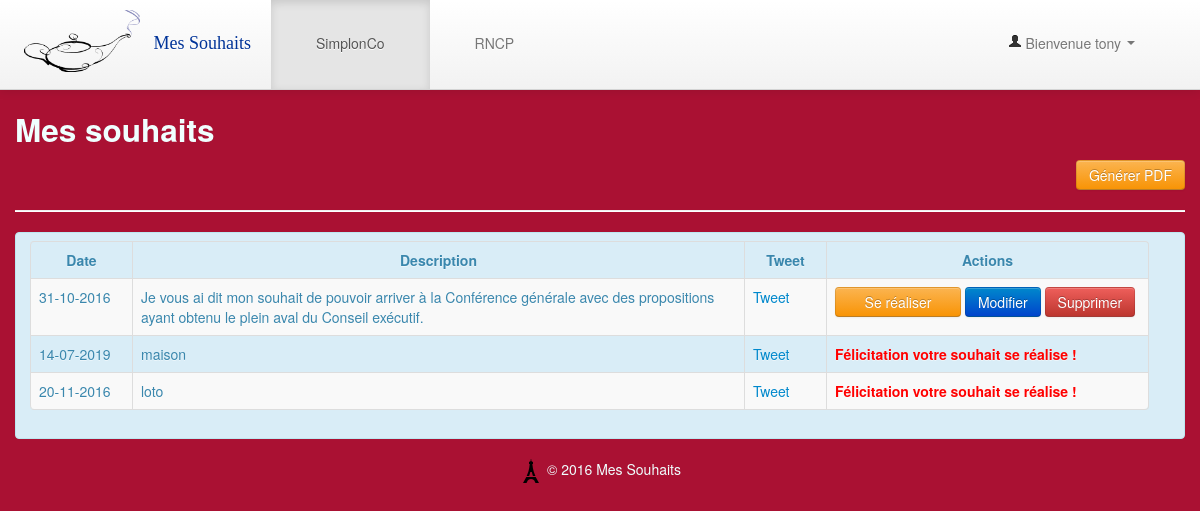
The app's page /myrequest.php (signed in) with its own data.
### tables this page shows
CREATE TABLE `tbl_users` (
  `userID` int(11) NOT NULL,
  `userName` varchar(100) NOT NULL,
  `userEmail` varchar(100) NOT NULL,
  `userPass` varchar(100) NOT NULL,
  `userStatus` enum('Y','N') NOT NULL DEFAULT 'N',
  `tokenCode` varchar(100) NOT NULL
);

CREATE TABLE `tbl_request` (
  `id` int(11) NOT NULL,
  `date` varchar(12) NOT NULL,
  `weekNum` int(2) NOT NULL,
  `message` text NOT NULL,
  `validate` varchar(20) NOT NULL DEFAULT 'Attendre',
  `userid` int(11) NOT NULL,
  `tokenCode` varchar(100) NOT NULL
);

### class.user.php (called while the page is built, shortened)
<?php
class USER
{
    private $conn;
    public function __construct()
    {
        $database = new Database();
        $db = $database->dbConnection();
        $this->conn = $db;
    }
    public function runQuery($sql)
    {
        $stmt = $this->conn->prepare($sql);
        return $stmt;
    }
}

### myrequest.php (the view, shortened to what this page needs)
<?php
require_once 'class.user.php';
$user_home = new USER();
$stmt = $user_home->runQuery('SELECT * FROM tbl_users WHERE userID=:uid');
$stmt->execute(array(':uid' => $_SESSION['userSession']));
$row = $stmt->fetch(PDO::FETCH_ASSOC);
$userid = $row['userID'];
$db = new PDO('mysql:host=localhost;dbname=dbmagic;charset=utf8mb4', 'root', 'root');
?>
<!DOCTYPE html>
<html class="no-js">
<head>
    <?php require 'header.inc.php'; ?>
</head>
<body style="background:rgb(170, 17, 51)">
  <?php require 'navbar.inc.php'; ?>
    <div class="container" id="con2">
        <h2 class="form-request-heading">Mes souhaits</h2>
        <p align="right"><a class="btn btn-warning" href="http://localhost/EVAL-RNCP-C/generate_pdf.php?id=<?php echo $userid;?>" target="_blank">Générer PDF</a></p>
        <hr />
        <div class="alert alert-info">
            <table class="table table-striped table-bordered">
                <thead>
                    <tr>
                        <th style="text-align: center">Date</th>
                        <th style="text-align: center">Description</th>
                        <th style="text-align: center">Tweet</th>
                        <th style="text-align: center">Actions</th>
                    </tr>
                </thead>
                <tbody>
                <?php
                  $statusY = "Accepté";
                  $keyY = base64_encode($statusY);
                  $statusY = $keyY;
                  $stmt = $db->query('SELECT * FROM tbl_request WHERE userid = '.$userid.' ORDER BY id DESC');
                  while ($request = $stmt->fetch()) {
                      echo '<tr>';
                      echo '<td width=85>'.$request['date'].'</td>';
                      echo '<td>'.$request['message'].'</td>';
                      echo '<td width=65> <a href="https://twitter.com/share" data-url=" " class="twitter-share-button" data-text="Mon Souhait: '.$request['message'].'">Tweet</a> </td>';
                      echo '<td width=305>';
                      if ($request['validate'] == "Attendre") {
                          echo '<a class="btn btn-warning" id="btn-admin" href="verifyreq.php?id='.base64_encode($request['id']).'&code='.$request['tokenCode'].'&status='.$statusY.'"><span class="glyphicon glyphicon-pencil"></span> Se réaliser </a>';
                          echo '<a class="btn btn-primary" href="update.php?id='.$request['id'].'"><span class="glyphicon glyphicon-pencil"></span> Modifier </a>';
                          echo '<a class="btn btn-danger" href="delete.php?id='.$request['id'].'"><span class="glyphicon glyphicon-remove"></span> Supprimer </a>';
                          echo '</td>';
                          } else {
                              if ($request['validate'] == "Accepté") {
                                  echo '<strong style="color:red"> Félicitation votre souhait se réalise ! </strong>';
                              }
                          }
                      echo '</tr>';
                  }
                ?>
                </tbody>
            </table>
        </div>
    </div>
    <?php require 'footer.inc.php'; ?>
</body>
</html>

### header.inc.php (shortened to what this page needs)
<link href="bootstrap/css/bootstrap.min.css" rel="stylesheet" media="screen">
<link href="bootstrap/css/bootstrap-responsive.min.css" rel="stylesheet" media="screen">
<link rel="stylesheet" href="//code.jquery.com/ui/1.12.0/themes/base/jquery-ui.css">
<link href="assets/styles.css" rel="stylesheet" media="screen">

### navbar.inc.php (shortened to what this page needs)
<div class="navbar navbar-fixed-top">
    <div class="navbar-inner">
        <div class="container-fluid">
            <a class="brand" id="app-name" href="#"><img src="./images/Magic-Lamp.png" alt="Magique Souhaits"> Mes Souhaits </a>
            <div class="nav-collapse collapse">
                <ul class="nav pull-right">
                    <li class="dropdown">
                        <a href="#" role="button" class="dropdown-toggle" data-toggle="dropdown"> <i class="icon-user"></i>
                            <?php echo "Bienvenue " . $row['userName']; ?> <i class="caret"></i>
                        </a>
                    </li>
                </ul>
                <ul class="nav">
                    <li class="active">
                      <a href="http://simplon.co/" target="_blank">SimplonCo</a>
                    </li>
                    <li>
                      <a href="http://www.rncp.cncp.gouv.fr/" target="_blank">RNCP</a>
                    </li>
                </ul>
            </div>
        </div>
    </div>
</div>

### footer.inc.php
<footer class="footer">
    <p><img src="./images/tour-eiffel.png" alt="Tour Eiffel"> &copy; 2016 Mes Souhaits</p>
</footer>

### assets/styles.css (style rules this page uses)
body { padding-bottom: 40px; background-color: #f5f5f5; background: #0ca2d1; }
.footer { text-align: center; color: azure; }
.form-request-heading { color: azure; }
#app-name { font-family: 'Droid Serif', serif; font-size: 18px; color: #003398; }
#con2 { padding-top: 100px; }
#btn-admin { width: 100px;; }
.navbar .nav>li>a { padding: 33px 45px 36px; }

### records on screen
tbl_users: userName "tony"
tbl_request: date "31-10-2016", message "Je vous ai dit mon souhait de pouvoir arriver à la Conférence générale avec des propositions ayant obtenu le plein aval du Conseil exécutif."
tbl_request: date "14-07-2019", message "maison", validate "Félicitation votre souhait se réalise !"
tbl_request: date "20-11-2016", message "loto", validate "Félicitation votre souhait se réalise !"
